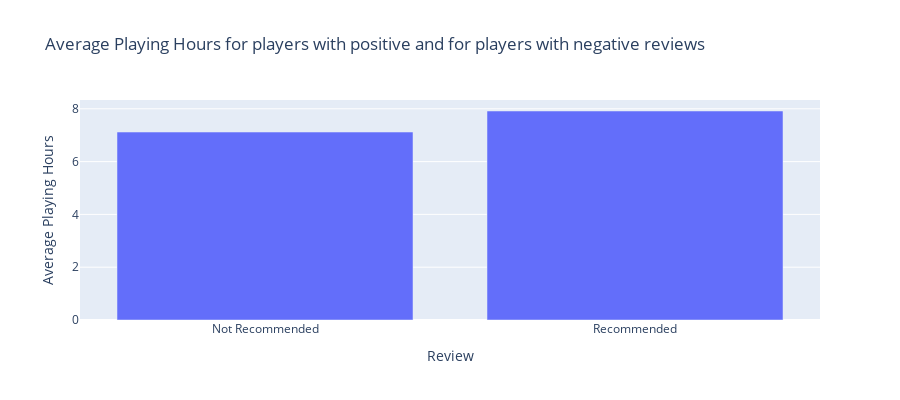

This figure's notebook cell:
### Markdown cell above
**Q: What is the Average Playing Hours for the players who left a review?**

### Code cell
print(f"Average Playing Hours of players who left a review: {df['PlayHours'].mean()} hours")

# Average Playing hours for players who left postive and for players who left negative reviews
df_filtered = df.groupby('Review')['PlayHours'].mean()
fig = px.bar(df_filtered, title="Average Playing Hours for players with positive and for players with negative reviews",
             width=900, height=400)
fig.update_yaxes(title_text="Average Playing Hours")
fig.update_layout(showlegend=False)
fig.show();

### Figure 1 — Plotly figure (JSON) as saved in the notebook; plotly's stock layout.template omitted (floating-point values rounded to 4 significant figures)
{"data": [{"alignmentgroup": "True", "hovertemplate": "variable=PlayHours<br>Review=%{x}<br>value=%{y}<extra></extra>", "legendgroup": "PlayHours", "marker": {"color": "#636efa", "pattern": {"shape": ""}}, "name": "PlayHours", "offsetgroup": "PlayHours", "orientation": "v", "showlegend": true, "textposition": "auto", "type": "bar", "x": ["Not Recommended", "Recommended"], "xaxis": "x", "y": [7.119, 7.917], "yaxis": "y"}], "layout": {"barmode": "relative", "height": 400, "legend": {"title": {"text": "variable"}, "tracegroupgap": 0}, "showlegend": false, "title": {"text": "Average Playing Hours for players with positive and for players with negative reviews"}, "width": 900, "xaxis": {"anchor": "y", "domain": [0, 1], "title": {"text": "Review"}}, "yaxis": {"anchor": "x", "domain": [0, 1], "title": {"text": "Average Playing Hours"}}}}
